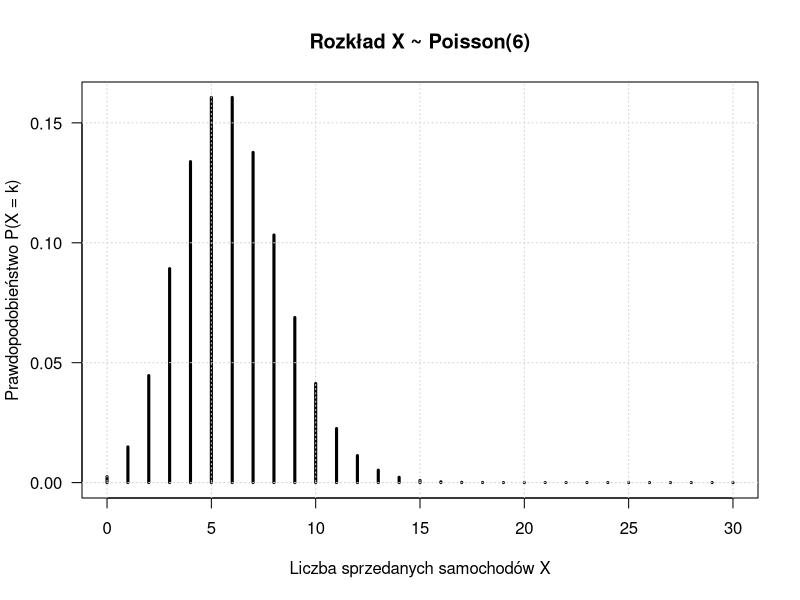

Generate this figure with R:
# Pewien salon średnio sprzedaje trzy samochody tygodniowo. 
# Niech X będzie liczbą samochodów sprzedanych w ciągu 2 tygodni. 
# Zakładając, iż liczba samochodów sprzedanych przez firmę
# w dowolnym przedziale czasu ma rozkład Poissona, wyznaczyć

lambda <- 6 # średnia liczba zdarzeń w danym przedziale
# 3 samochody / 1 tydzień
# X = samochodzy / 2 tygodnie
# lambda = 3 sam / tyg * 2 tyg = 6 sam
# średnio w ciągu dwóch tyg. sprzedaje się 6 samochodów

# i) P(X = 5)
x <- 5 # p'stwo sprzedaży dokładnie 5 aut
Pi <- dpois(x, lambda)
Pi

# ii) P(X ≥ 4)
x <- 4 # p'stwo sprzedaży co najmniej 4 aut = przeciwne do p'stwo sprzedaży co najwyżej 3 aut 
Pii <- 1 - ppois(x - 1, lambda)
Pii

# iii) P(3 ≤ X ≤ 5)
k1 <- 3  # od 3 do 5 sprzedanych aut
k2 <- 5
Piii <- ppois(k2, lambda) - ppois(k1 - 1, lambda)
Piii

# iv) Narysować wykres rozkładu zmiennej X dla 0 ≤ 𝑥 ≤ 30.
x_values <- 0 : 30
Piv <- dpois(x_values, lambda)
plot(
  x_values, 
  Piv, 
  type = "h", # histogram
  lwd = 3, # line width
  las = 1, # poziome na osi y
  main = "Rozkład X ~ Poisson(6)",
  xlab = "Liczba sprzedanych samochodów X",
  ylab = "Prawdopodobieństwo P(X = k)",
)
grid()
